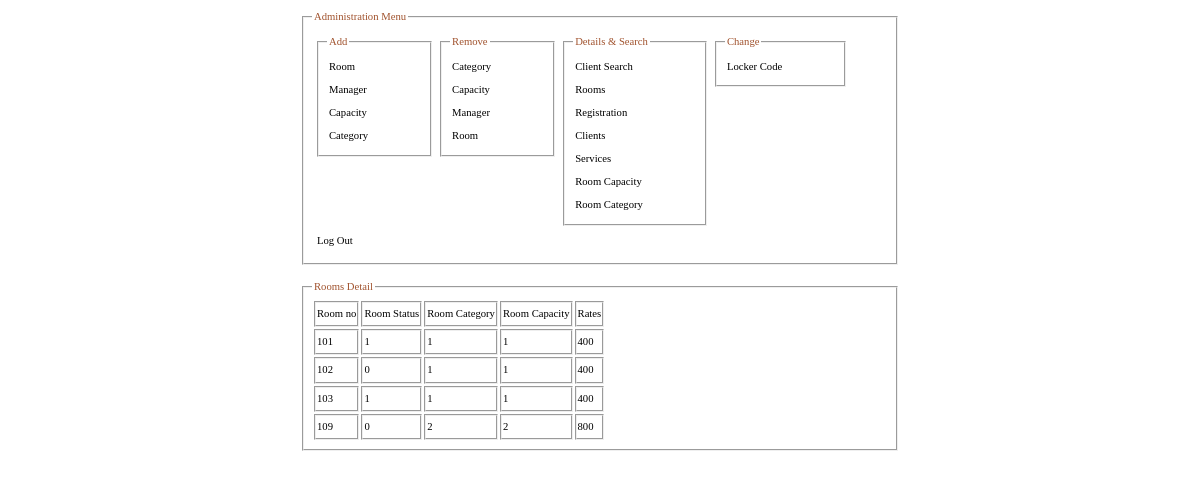
Page /manager/rooms_detail.php (signed in) on the committed database.
### tables this page shows
CREATE TABLE `rooms` (
  `room_no` varchar(255) NOT NULL,
  `room_status` binary(1) DEFAULT NULL,
  `room_capacity` int(11) NOT NULL,
  `room_category` int(11) NOT NULL,
  `rates` int(11) NOT NULL,
  PRIMARY KEY (`room_no`),
  KEY `FK_rooms_cap_id` (`room_capacity`),
  KEY `FK_rooms_cat_id` (`room_category`)
);

### manager/rooms_detail.php (the view, shortened to what this page needs)
<?php
$path = "../";
require $path.'includes/connect.php';
require $path.'includes/header-manager.php';
echo "<div class='lower'>";
$q1 = "SELECT * FROM rooms";
$result1 = mysql_query($q1, $connect);
echo "<fieldset><legend>Rooms Detail</legend>";
echo "<table class='tab'><tr><td>Room no</td><td>Room Status</td><td>Room Category</td><td>Room Capacity</td><td>Rates</td></tr>";
while ($array = mysql_fetch_array($result1)) {
    echo "<tr>";
    for ($i = 0; $i < 5; $i++) {
        echo "<td>" . $array[$i] . "</td>";
    }
    echo "</tr>";
}
echo "</table>";
echo "</fieldset>";
require ($path . "includes/footer-manager.php");
?>

### includes/styles/hotel.css (style rules this page uses)
body { background: white; font : 8pt/160% 'Lucida Grande'; }
table td { font: 8pt/190% 'Lucida Grande'; }
div.lower { position: absolute; width: 100%; height: 300px; top: 270px; }
table.tab tr td { border-right-style: groove; border-left-style: groove; border-bottom-style: groove; border-top-style: groove; border-right-width: 2px; border-left-width: 2px; border-bottom-width: 2px; border-top-width: 2px; }
legend { color:sienna; }

### rows in the picture
rooms: room_no "101", room_status "1", room_capacity "1", room_category "1", rates "400"
rooms: room_no "102", room_status "0", room_capacity "1", room_category "1", rates "400"
rooms: room_no "103", room_status "1", room_capacity "1", room_category "1", rates "400"
rooms: room_no "109", room_status "0", room_capacity "2", room_category "2", rates "800"
